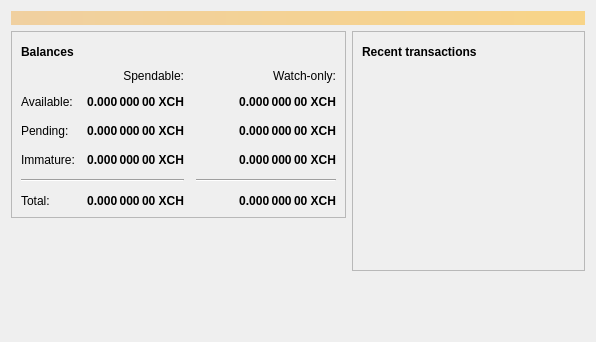
<?xml version="1.0" encoding="UTF-8"?>
<ui version="4.0">
 <class>OverviewPage</class>
 <widget class="QWidget" name="OverviewPage">
  <property name="geometry">
   <rect>
    <x>0</x>
    <y>0</y>
    <width>596</width>
    <height>342</height>
   </rect>
  </property>
  <property name="windowTitle">
   <string>Form</string>
  </property>
  <layout class="QVBoxLayout" name="topLayout">
   <item>
    <widget class="QLabel" name="labelAlerts">
     <property name="visible">
      <bool>false</bool>
     </property>
     <property name="styleSheet">
      <string notr="true">QLabel { background-color: qlineargradient(x1: 0, y1: 0, x2: 1, y2: 0, stop:0 #F0D0A0, stop:1 #F8D488); color:#000000; }</string>
     </property>
     <property name="wordWrap">
      <bool>true</bool>
     </property>
     <property name="margin">
      <number>3</number>
     </property>
     <property name="textInteractionFlags">
      <set>Qt::TextSelectableByMouse</set>
     </property>
    </widget>
   </item>
   <item>
    <layout class="QHBoxLayout" name="horizontalLayout" stretch="1,1">
     <item>
      <layout class="QVBoxLayout" name="verticalLayout_2">
       <item>
        <widget class="QFrame" name="frame">
         <property name="frameShape">
          <enum>QFrame::StyledPanel</enum>
         </property>
         <property name="frameShadow">
          <enum>QFrame::Raised</enum>
         </property>
         <layout class="QVBoxLayout" name="verticalLayout_4">
          <item>
           <layout class="QHBoxLayout" name="horizontalLayout_4">
            <item>
             <widget class="QLabel" name="label_5">
              <property name="font">
               <font>
                <weight>75</weight>
                <bold>true</bold>
               </font>
              </property>
              <property name="text">
               <string>Balances</string>
              </property>
             </widget>
            </item>
            <item>
             <widget class="QPushButton" name="labelWalletStatus">
              <property name="enabled">
               <bool>true</bool>
              </property>
              <property name="maximumSize">
               <size>
                <width>30</width>
                <height>16777215</height>
               </size>
              </property>
              <property name="toolTip">
               <string>The displayed information may be out of date. Your wallet automatically synchronizes with the xChangeum network after a connection is established, but this process has not completed yet.</string>
              </property>
              <property name="text">
               <string/>
              </property>
              <property name="icon">
               <iconset resource="../bitcoin.qrc">
                <normaloff>:/icons/warning</normaloff>
                <disabledoff>:/icons/warning</disabledoff>:/icons/warning</iconset>
              </property>
              <property name="iconSize">
               <size>
                <width>24</width>
                <height>24</height>
               </size>
              </property>
              <property name="flat">
               <bool>true</bool>
              </property>
             </widget>
            </item>
            <item>
             <spacer name="horizontalSpacer_3">
              <property name="orientation">
               <enum>Qt::Horizontal</enum>
              </property>
              <property name="sizeHint" stdset="0">
               <size>
                <width>40</width>
                <height>20</height>
               </size>
              </property>
             </spacer>
            </item>
           </layout>
          </item>
          <item>
           <layout class="QGridLayout" name="gridLayout">
            <property name="spacing">
             <number>12</number>
            </property>
            <item row="2" column="2">
             <widget class="QLabel" name="labelWatchPending">
              <property name="font">
               <font>
                <weight>75</weight>
                <bold>true</bold>
               </font>
              </property>
              <property name="cursor">
               <cursorShape>IBeamCursor</cursorShape>
              </property>
              <property name="toolTip">
               <string>Unconfirmed transactions to watch-only addresses</string>
              </property>
              <property name="text">
               <string notr="true">0.000 000 00 XCH</string>
              </property>
              <property name="alignment">
               <set>Qt::AlignRight|Qt::AlignTrailing|Qt::AlignVCenter</set>
              </property>
              <property name="textInteractionFlags">
               <set>Qt::LinksAccessibleByMouse|Qt::TextSelectableByKeyboard|Qt::TextSelectableByMouse</set>
              </property>
             </widget>
            </item>
            <item row="2" column="1">
             <widget class="QLabel" name="labelUnconfirmed">
              <property name="font">
               <font>
                <weight>75</weight>
                <bold>true</bold>
               </font>
              </property>
              <property name="cursor">
               <cursorShape>IBeamCursor</cursorShape>
              </property>
              <property name="toolTip">
               <string>Total of transactions that have yet to be confirmed, and do not yet count toward the spendable balance</string>
              </property>
              <property name="text">
               <string notr="true">0.000 000 00 XCH</string>
              </property>
              <property name="alignment">
               <set>Qt::AlignRight|Qt::AlignTrailing|Qt::AlignVCenter</set>
              </property>
              <property name="textInteractionFlags">
               <set>Qt::LinksAccessibleByMouse|Qt::TextSelectableByKeyboard|Qt::TextSelectableByMouse</set>
              </property>
             </widget>
            </item>
            <item row="3" column="2">
             <widget class="QLabel" name="labelWatchImmature">
              <property name="font">
               <font>
                <weight>75</weight>
                <bold>true</bold>
               </font>
              </property>
              <property name="cursor">
               <cursorShape>IBeamCursor</cursorShape>
              </property>
              <property name="toolTip">
               <string>Mined balance in watch-only addresses that has not yet matured</string>
              </property>
              <property name="text">
               <string notr="true">0.000 000 00 XCH</string>
              </property>
              <property name="alignment">
               <set>Qt::AlignRight|Qt::AlignTrailing|Qt::AlignVCenter</set>
              </property>
              <property name="textInteractionFlags">
               <set>Qt::LinksAccessibleByMouse|Qt::TextSelectableByKeyboard|Qt::TextSelectableByMouse</set>
              </property>
             </widget>
            </item>
            <item row="4" column="0" colspan="2">
             <widget class="Line" name="line">
              <property name="orientation">
               <enum>Qt::Horizontal</enum>
              </property>
             </widget>
            </item>
            <item row="4" column="2">
             <widget class="Line" name="lineWatchBalance">
              <property name="sizePolicy">
               <sizepolicy hsizetype="Preferred" vsizetype="Fixed">
                <horstretch>0</horstretch>
                <verstretch>0</verstretch>
               </sizepolicy>
              </property>
              <property name="minimumSize">
               <size>
                <width>140</width>
                <height>0</height>
               </size>
              </property>
              <property name="orientation">
               <enum>Qt::Horizontal</enum>
              </property>
             </widget>
            </item>
            <item row="5" column="0">
             <widget class="QLabel" name="labelTotalText">
              <property name="text">
               <string>Total:</string>
              </property>
             </widget>
            </item>
            <item row="3" column="1">
             <widget class="QLabel" name="labelImmature">
              <property name="font">
               <font>
                <weight>75</weight>
                <bold>true</bold>
               </font>
              </property>
              <property name="cursor">
               <cursorShape>IBeamCursor</cursorShape>
              </property>
              <property name="toolTip">
               <string>Mined balance that has not yet matured</string>
              </property>
              <property name="text">
               <string notr="true">0.000 000 00 XCH</string>
              </property>
              <property name="alignment">
               <set>Qt::AlignRight|Qt::AlignTrailing|Qt::AlignVCenter</set>
              </property>
              <property name="textInteractionFlags">
               <set>Qt::LinksAccessibleByMouse|Qt::TextSelectableByKeyboard|Qt::TextSelectableByMouse</set>
              </property>
             </widget>
            </item>
            <item row="2" column="3">
             <spacer name="horizontalSpacer_2">
              <property name="orientation">
               <enum>Qt::Horizontal</enum>
              </property>
              <property name="sizeHint" stdset="0">
               <size>
                <width>40</width>
                <height>20</height>
               </size>
              </property>
             </spacer>
            </item>
            <item row="3" column="0">
             <widget class="QLabel" name="labelImmatureText">
              <property name="text">
               <string>Immature:</string>
              </property>
             </widget>
            </item>
            <item row="5" column="1">
             <widget class="QLabel" name="labelTotal">
              <property name="font">
               <font>
                <weight>75</weight>
                <bold>true</bold>
               </font>
              </property>
              <property name="cursor">
               <cursorShape>IBeamCursor</cursorShape>
              </property>
              <property name="toolTip">
               <string>Your current total balance</string>
              </property>
              <property name="text">
               <string notr="true">0.000 000 00 XCH</string>
              </property>
              <property name="alignment">
               <set>Qt::AlignRight|Qt::AlignTrailing|Qt::AlignVCenter</set>
              </property>
              <property name="textInteractionFlags">
               <set>Qt::LinksAccessibleByMouse|Qt::TextSelectableByKeyboard|Qt::TextSelectableByMouse</set>
              </property>
             </widget>
            </item>
            <item row="5" column="2">
             <widget class="QLabel" name="labelWatchTotal">
              <property name="font">
               <font>
                <weight>75</weight>
                <bold>true</bold>
               </font>
              </property>
              <property name="cursor">
               <cursorShape>IBeamCursor</cursorShape>
              </property>
              <property name="toolTip">
               <string>Current total balance in watch-only addresses</string>
              </property>
              <property name="text">
               <string notr="true">0.000 000 00 XCH</string>
              </property>
              <property name="alignment">
               <set>Qt::AlignRight|Qt::AlignTrailing|Qt::AlignVCenter</set>
              </property>
              <property name="textInteractionFlags">
               <set>Qt::LinksAccessibleByMouse|Qt::TextSelectableByKeyboard|Qt::TextSelectableByMouse</set>
              </property>
             </widget>
            </item>
            <item row="0" column="2">
             <widget class="QLabel" name="labelWatchonly">
              <property name="text">
               <string>Watch-only:</string>
              </property>
              <property name="alignment">
               <set>Qt::AlignRight|Qt::AlignTrailing|Qt::AlignVCenter</set>
              </property>
             </widget>
            </item>
            <item row="1" column="0">
             <widget class="QLabel" name="labelBalanceText">
              <property name="text">
               <string>Available:</string>
              </property>
             </widget>
            </item>
            <item row="1" column="1">
             <widget class="QLabel" name="labelBalance">
              <property name="font">
               <font>
                <weight>75</weight>
                <bold>true</bold>
               </font>
              </property>
              <property name="cursor">
               <cursorShape>IBeamCursor</cursorShape>
              </property>
              <property name="toolTip">
               <string>Your current spendable balance</string>
              </property>
              <property name="text">
               <string notr="true">0.000 000 00 XCH</string>
              </property>
              <property name="alignment">
               <set>Qt::AlignRight|Qt::AlignTrailing|Qt::AlignVCenter</set>
              </property>
              <property name="textInteractionFlags">
               <set>Qt::LinksAccessibleByMouse|Qt::TextSelectableByKeyboard|Qt::TextSelectableByMouse</set>
              </property>
             </widget>
            </item>
            <item row="1" column="2">
             <widget class="QLabel" name="labelWatchAvailable">
              <property name="font">
               <font>
                <weight>75</weight>
                <bold>true</bold>
               </font>
              </property>
              <property name="cursor">
               <cursorShape>IBeamCursor</cursorShape>
              </property>
              <property name="toolTip">
               <string>Your current balance in watch-only addresses</string>
              </property>
              <property name="text">
               <string notr="true">0.000 000 00 XCH</string>
              </property>
              <property name="alignment">
               <set>Qt::AlignRight|Qt::AlignTrailing|Qt::AlignVCenter</set>
              </property>
              <property name="textInteractionFlags">
               <set>Qt::LinksAccessibleByMouse|Qt::TextSelectableByKeyboard|Qt::TextSelectableByMouse</set>
              </property>
             </widget>
            </item>
            <item row="2" column="0">
             <widget class="QLabel" name="labelPendingText">
              <property name="text">
               <string>Pending:</string>
              </property>
             </widget>
            </item>
            <item row="0" column="1">
             <widget class="QLabel" name="labelSpendable">
              <property name="text">
               <string>Spendable:</string>
              </property>
              <property name="alignment">
               <set>Qt::AlignRight|Qt::AlignTrailing|Qt::AlignVCenter</set>
              </property>
             </widget>
            </item>
           </layout>
          </item>
         </layout>
        </widget>
       </item>
       <item>
        <spacer name="verticalSpacer">
         <property name="orientation">
          <enum>Qt::Vertical</enum>
         </property>
         <property name="sizeHint" stdset="0">
          <size>
           <width>20</width>
           <height>40</height>
          </size>
         </property>
        </spacer>
       </item>
      </layout>
     </item>
     <item>
      <layout class="QVBoxLayout" name="verticalLayout_3">
       <item>
        <widget class="QFrame" name="frame_2">
         <property name="frameShape">
          <enum>QFrame::StyledPanel</enum>
         </property>
         <property name="frameShadow">
          <enum>QFrame::Raised</enum>
         </property>
         <layout class="QVBoxLayout" name="verticalLayout">
          <item>
           <layout class="QHBoxLayout" name="horizontalLayout_2">
            <item>
             <widget class="QLabel" name="label_4">
              <property name="font">
               <font>
                <weight>75</weight>
                <bold>true</bold>
               </font>
              </property>
              <property name="text">
               <string>Recent transactions</string>
              </property>
             </widget>
            </item>
            <item>
             <widget class="QPushButton" name="labelTransactionsStatus">
              <property name="enabled">
               <bool>true</bool>
              </property>
              <property name="maximumSize">
               <size>
                <width>30</width>
                <height>16777215</height>
               </size>
              </property>
              <property name="toolTip">
               <string>The displayed information may be out of date. Your wallet automatically synchronizes with the xChangeum network after a connection is established, but this process has not completed yet.</string>
              </property>
              <property name="text">
               <string/>
              </property>
              <property name="icon">
               <iconset resource="../bitcoin.qrc">
                <normaloff>:/icons/warning</normaloff>
                <disabledoff>:/icons/warning</disabledoff>:/icons/warning</iconset>
              </property>
              <property name="iconSize">
               <size>
                <width>24</width>
                <height>24</height>
               </size>
              </property>
              <property name="flat">
               <bool>true</bool>
              </property>
             </widget>
            </item>
            <item>
             <spacer name="horizontalSpacer">
              <property name="orientation">
               <enum>Qt::Horizontal</enum>
              </property>
              <property name="sizeHint" stdset="0">
               <size>
                <width>40</width>
                <height>20</height>
               </size>
              </property>
             </spacer>
            </item>
           </layout>
          </item>
          <item>
           <widget class="QListView" name="listTransactions">
            <property name="styleSheet">
             <string notr="true">QListView { background: transparent; }</string>
            </property>
            <property name="frameShape">
             <enum>QFrame::NoFrame</enum>
            </property>
            <property name="verticalScrollBarPolicy">
             <enum>Qt::ScrollBarAlwaysOff</enum>
            </property>
            <property name="horizontalScrollBarPolicy">
             <enum>Qt::ScrollBarAlwaysOff</enum>
            </property>
            <property name="selectionMode">
             <enum>QAbstractItemView::NoSelection</enum>
            </property>
           </widget>
          </item>
         </layout>
        </widget>
       </item>
       <item>
        <spacer name="verticalSpacer_2">
         <property name="orientation">
          <enum>Qt::Vertical</enum>
         </property>
         <property name="sizeHint" stdset="0">
          <size>
           <width>20</width>
           <height>40</height>
          </size>
         </property>
        </spacer>
       </item>
      </layout>
     </item>
    </layout>
   </item>
  </layout>
 </widget>
 <resources/>
 <connections/>
</ui>
